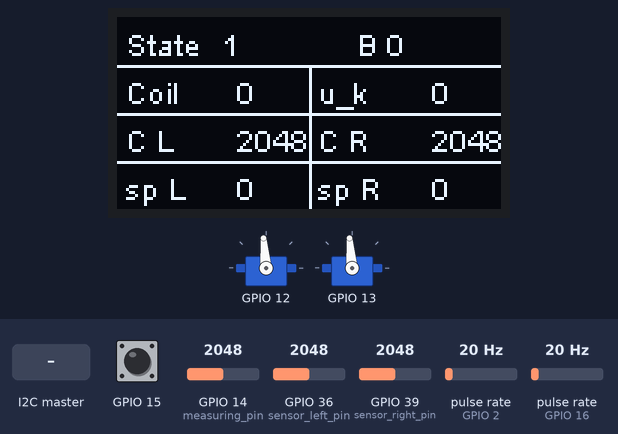
This program was run on a simulated ESP32. Shown: 128×64 one-colour display, 2 × servo. Wiring (inferred from the names in the program): 2 × pulse sensor: data GPIO 2 / data GPIO 16. The inputs (shaded band) are chosen by the test bench; at power-on: GPIO 36 (sensor_left_pin) = 2048, GPIO 39 (sensor_right_pin) = 2048, GPIO 14 (measuring_pin) = 2048, GPIO 15 HIGH, pulse rate (sensors on GPIO 2, GPIO 16) 20 Hz. What the program prints to the serial monitor is not drawn.

Above: at 5.8 s.
5.9 s: GPIO 36 (sensor_left_pin) set to 1998
At 7.0 s:
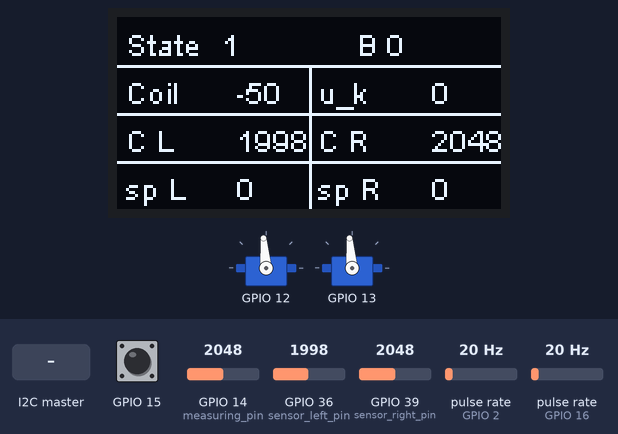
7.4 s: the I2C master sends the byte 1
At 8.4 s:
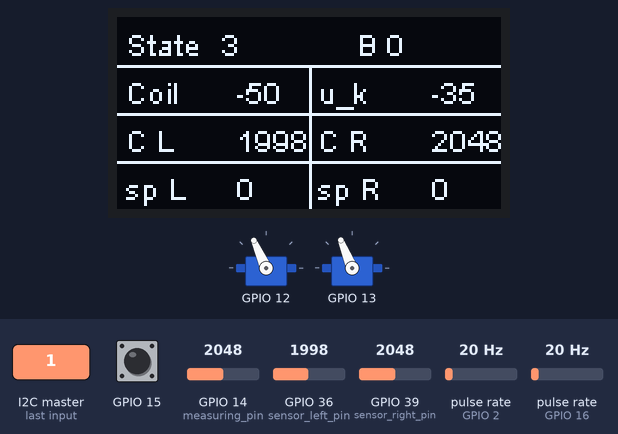
9.6 s: GPIO 39 (sensor_right_pin) set to 2866
At 11.8 s:
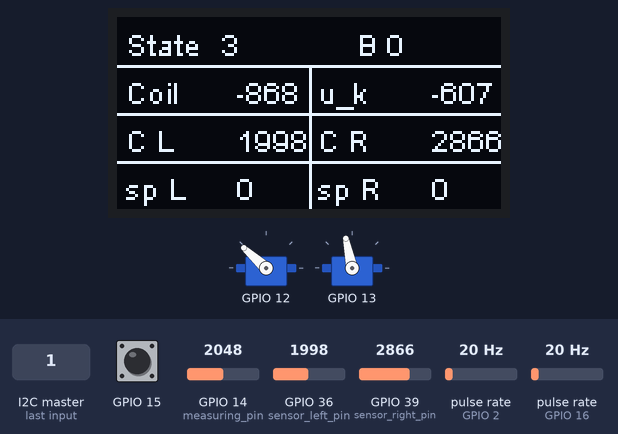
15.5 s: GPIO 39 (sensor_right_pin) set to 1960
At 17.5 s:
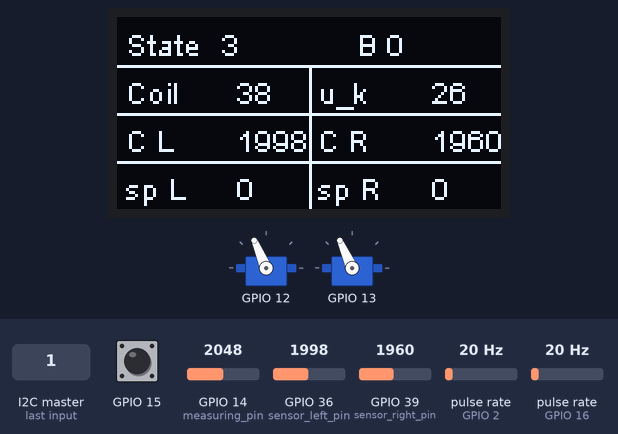
21.4 s: GPIO 36 (sensor_left_pin) set to 122
At 23.4 s:
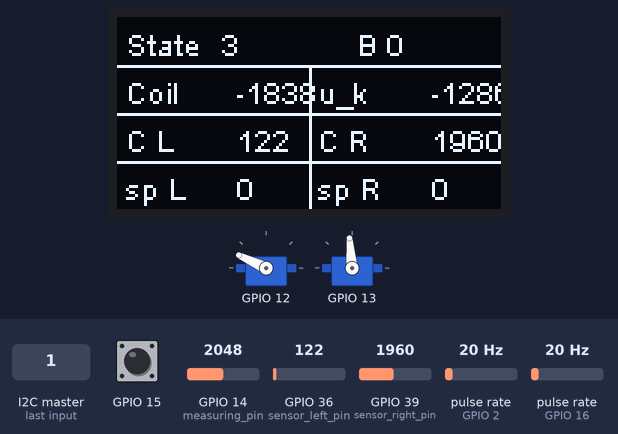
Timing chart, 0 to 24.9 s (numbered marks = the images above; inputs shaded):
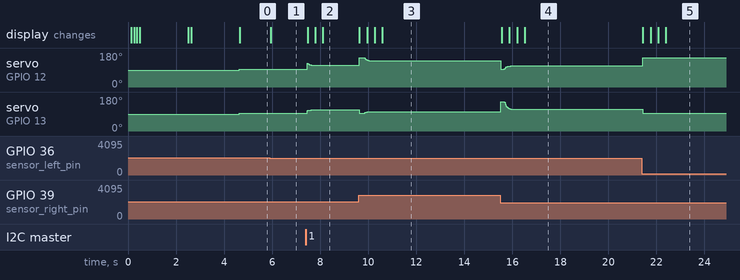

The program:

main.cpp
```cpp
#include <Arduino.h>
#include "configuration.h"
#include "helpers.h"
#include "display.h"
#include "coil-sensor.h"
#include "motors.h"
#include "i2c.h"
#include "remote-control.h"
#include "start-button.h"
#include "battery-monitoring.h"
#include "deviation-controller.h"
#include "state-machine.h"

#ifdef WIFI_ENABLED
  #include "EspWiFi.h"
  #include <ESPAsyncWebServer.h>
  #include <AsyncElegantOTA.h>
  #include "credentials.h"
  // Create AsyncWebServer object on port 80
  AsyncWebServer server(80);
#endif

int16_t MMpS_Left, MMpS_Right;
uint8_t speedVal, batPct;
int16_t steeringVal;
bool connected;
int16_t deviationValue;
uint16_t sensorValues[2];
int16_t motorValues[2];

void setup() {
  // put your setup code here, to run once:
#ifdef DEBUGGING_ENABLED
  Serial.begin(115200);
#endif
  Display_Init();
  CoilSensor_Init();

#ifdef COMMUNICATION_ENABLED
  Display_ShowInitText(String("Init i2c communication..."));
  I2C_Init();
#endif

  Display_ShowInitText(String("Init battery monitoring..."));
  BatteryMonitoring_Init();
  delay(100);

  Display_ShowInitText(String("Init start button..."));
  StartButton_Init();
  delay(100);

  Display_ShowInitText(String("Init remote control..."));
  RemoteControl_Init();
  delay(100);

  Display_ShowInitText(String("Init deviation controller ..."));
  DeviationController_Init();
  delay(100);

  Display_ShowInitText(String("Init motors..."));
  Motors_Init();

  Display_ShowInitText(String("Init state machine..."));
  StateMachine_Init();
  delay(100);

#ifdef WIFI_ENABLED
  Display_ShowInitText(String("Init WiFi..."));
  EspWiFi_Init();
  bool connected = EspWiFi_Connect(WIFI_SSID, WIFI_PASSPHRASE, 10);
  if(connected) { Display_ShowInitText("WiFi: " + EspWiFi_GetIPv4String()); }
  else {Display_ShowInitText(String("Could not connect to WiFi"));}
  delay(1000);

  // Start ElegantOTA
  AsyncElegantOTA.setID("PREN_T9_ESP32");
  AsyncElegantOTA.begin(&server);
  // Start server
  server.begin();
#endif


  Display_ShowInitText(String("Init done"));
  delay(2000);
  Display_Clear();

  // device ready
  StateMachine_SetCurrentState(DeviceState::Ready);
}

void loop() {

  // if there is a button event
  if(StartButton_GetEventHappened())
  {
    DeviceState currentState = StateMachine_GetCurrentState();
    // set to normal speed if device is ready or stopped
    if(currentState == DeviceState::Ready || currentState == DeviceState::Stopped)
    {
      StateMachine_SetCurrentState(DeviceState::NormSpeed);
    }
    // stop device if the button is pressed during drive
    if(currentState == DeviceState::NormSpeed || currentState ==  DeviceState::RedSpeed)
    {
      StateMachine_SetCurrentState(DeviceState::Stopped);
    }
    delay(100); // debounce
  }

  /* HANDLE INPUTS */
  MMpS_Left = Motors_GetMMpSL();
  MMpS_Right = Motors_GetMMpSR();
  byte informationalSpeed = (MMpS_Left + MMpS_Right) / 20;  // calculate speed

  batPct = BatteryMonitoring_GetPercent();

  // get remote control data (motor test)
  speedVal = RemoteControl_GetThrottle();
  steeringVal = RemoteControl_GetSteering();
  connected = RemoteControl_GetConnectedState();

  /* HANDLE Communication */
  // update outgoing data (state / batteryLevel / speed)
  I2C_SetBatteryLevel((byte)batPct);
  I2C_SetDeviceState((byte)StateMachine_GetCurrentState());
  I2C_SetSetSpeed(informationalSpeed);
#ifdef COMMUNICATION_ENABLED
  Command driveCommand = I2C_Handle();
  switch (driveCommand)
  {
  case SpeedDown:
    StateMachine_SetCurrentState(DeviceState::RedSpeed);
    break;

  case SpeedUp:
    StateMachine_SetCurrentState(DeviceState::NormSpeed);
    break;

  case Stop:
    StateMachine_SetCurrentState(DeviceState::Stopped);
    break;
  case None:
  default:
    break;
  }
#endif

  /* HANDLE COIL SENSOR VALUES */
  // read individual sensor values
  CoilSensor_ReadIndividualValues(sensorValues);
  // calculate deviation
  deviationValue = (int16_t)((uint16_t)sensorValues[0]) - (int16_t)((uint16_t)sensorValues[1]);

#ifdef REMOTE_CONTROL_ENABLED
  // set motor speed according to remote control
  Motors_ForwardAndSteering(speedVal, steeringVal);
#endif

#ifdef AUTOMATED_DRIVING_ENABLED
  // let deviation controller calculate
  DeviationController_CalcIndividualMotorPower(StateMachine_GetSpeedApropriateToState(), sensorValues, motorValues);
  // set power for motor
  Motors_LeftRightIndividual(motorValues[0], motorValues[1]);
#endif

  // update display
  Display_Clear();
  Display_SetupBase();
  Display_UpdateNewValues(StateMachine_GetCurrentState(), batPct, connected, deviationValue, GetUk(), (int)sensorValues[0], (int)sensorValues[1], MMpS_Left, MMpS_Right);

  delayMicroseconds(200);
}
```

battery-monitoring.h
```cpp
#ifndef BATTERY_MONITORING_H_
#define BATTERY_MONITORING_H_

#include <Arduino.h>

/* initialization */
void BatteryMonitoring_Init();

/* returns battery voltage in millivolts  */
double BatteryMonitoring_GetBatteryVoltage();

/* get percentage of battery */
uint8_t BatteryMonitoring_GetPercent();

/* returns true if a critical charge is reached, otherwise false */
bool BatteryMonitoring_CriticalCharge();

#endif
```

coil-sensor.h
```cpp
#ifndef COIL_SENSOR_H_
#define COIL_SENSOR_H_

#include <Arduino.h>

/* initialization */
void CoilSensor_Init(void);

/* read the coil sensor value, returned: difference between L & R sensor
 * for a negative value the cable is more left than right.
 */
int16_t CoilSensor_ReadDeviation();

/* reads the coil sensor values,
   returns individual values for left an right sensor
   left value stored in element 0 of the array, right value in element 1
   Values reach from 0...4096
*/
void CoilSensor_ReadIndividualValues(uint16_t *sensorValueArray);

#endif
```

deviation-controller.h
```cpp
#ifndef DEVIATION_CONTROLLER_H_
#define DEVIATION_CONTROLLER_H_

#include <Arduino.h>

/* initialization */
void DeviationController_Init(void);
/* de-initialization */
void DeviationController_Deinit(void);

/* debug getters */
int16_t GetUk();
int16_t GetUd();
int16_t GetUp();

/* Calculate steering value according to deviation
 * out value: -127 ... 127
 */
int16_t DeviationController_CalcSteering(int16_t deviation);

/* Calculate motor power of left and right motor
   according to left and right sensor value
   requested speed 0 ... 1000 mm/s
   sensor left and right values reach from 0 ... 4096
   motor left and right values shall reach from -255 ... 255
 */
void DeviationController_CalcIndividualMotorPower(uint16_t requestedSpeed, uint16_t *sensorValuesArray, int16_t *motorControlArray);

#endif
```

display.h
```cpp
#ifndef DISPLAY_H_
#define DISPLAY_H_

#include <Arduino.h>

/* initialization */
void Display_Init();


/* shows a text on the display and the logo */
void Display_ShowInitText(String text);

/* Setup the base structure of the display */
void Display_SetupBase();

/* Update the values displayed on the base structure of the display. */
void Display_UpdateNewValues(int state, int batPct, bool connected, int valTL, int valTR, int valML, int valMR, int valBL, int valBR);

/* Show a text on the display, x, y, text */
void Display_ShowText(int16_t, int16_t, String);

/* clear complete content of display */
void Display_Clear();

#endif
```

helpers.h
```cpp
#ifndef HELPERS_H_
#define HELPERS_H_

#include <Arduino.h>

/* prints a description + value line to the serial monitor */
void Helpers_SerialPrintLnAndVal(String, uint16_t);

/* prints a description + value line for two values to the serial monitor */
void Helpers_SerialPrintLnAndTwoVals(String text, uint16_t value, String text2, uint16_t value2);

/* maps a value to another range, limits input value to in_min and in_max */
long Helpers_LimitedMap(long x, long in_min, long in_max, long out_min, long out_max);

#endif
```

i2c.h
```cpp
#ifndef I2C_H_
#define I2C_H_

#include <Arduino.h>

typedef enum
{
    None = 0,
    SpeedDown = 1,
    SpeedUp = 2,
    Stop = 3
} Command;

void I2C_Init(void);

Command I2C_Handle(void);

void I2C_SetDeviceState(byte);
void I2C_SetBatteryLevel(byte);
void I2C_SetSetSpeed(byte);

#endif
```

motors.h
```cpp
#ifndef MOTORS_H_
#define MOTORS_H_

#include <Arduino.h>

enum MotorState
{
    UnknownMotorState = 0,
    Forward = 1,
    SwitchingBackward = 2,
    Backward = 3,
    SwitchingForward = 4
};

/* initialization */
void Motors_Init(void);
/* de-initialization */
void Motors_Deinit(void);
/* handle internal stuff, function to call in super loop (peridocally) */
void Motors_Handle(void);


/* move device forward, int = rpm */
void Motors_Forward(int);

/* move device forward with steering capability
   speed: 0...255 speed
   steeringVal: -255 ... +255 (amount left or right), negative is left
*/
void Motors_ForwardAndSteering(uint8_t speed, int16_t steeringVal);

/* individually control device motors
   left: -255...255 power for left motor
   right: -255...255 power for right motor
*/
void Motors_LeftRightIndividual(int16_t left, int16_t right);

/* get left motors current rpm */
int16_t Motors_GetRpmL();
/* get right motors current rpm */
int16_t Motors_GetRpmR();

/* get left motors current millimeters per second */
int16_t Motors_GetMMpSL();
/* get right motors current millimeters per second */
int16_t Motors_GetMMpSR();

#endif
```

remote-control.h
```cpp
#ifndef REMOTE_CONTROL_H_
#define REMOTE_CONTROL_H_

#include <Arduino.h>

void RemoteControl_Init();

uint8_t RemoteControl_GetThrottle();
int16_t RemoteControl_GetSteering();
bool RemoteControl_GetConnectedState();

#endif
```

speedcontroller.h
```cpp
#ifndef SPEEDCONTROLLER_H_
#define SPEEDCONTROLLER_H_

#include <Arduino.h>

/* initialization */
void SpeedController_Init(void);
/* de-initialization */
void SpeedController_Deinit(void);

/* Calculate amount of motor power to provide according to set point
 * setPointL: [mm/s]
 */
int16_t SpeedController_CalcMotorPowerL(int setPointL);

/* Calculate amount of motor power to provide according to set point
 * setPointR: [mm/s]
 */
int16_t SpeedController_CalcMotorPowerR(int setPointR);

#endif
```

start-button.h
```cpp
#ifndef START_BUTTON_H_
#define START_BUTTON_H_

#include <Arduino.h>

/* initialization */
void StartButton_Init(void);
/* de-initialization */
void StartButton_Deinit(void);


/* returns if a button event happened
   after calling this method, a potential button event is reset
   example: Function returns true because button was pressed, next time the function is called it returns false again*/
bool StartButton_GetEventHappened(void);

/* gets the state of the button.
   returns: pressed = true, not pressed = false
*/
bool StartButton_GetState(void);

#endif
```

state-machine.h
```cpp
#ifndef STATE_MACHINE_H_
#define STATE_MACHINE_H_

#include <Arduino.h>

typedef enum {
    UnknownDeviceState = 0,
    Ready = 1,
    NormSpeed = 2,
    RedSpeed = 3,
    Stopped = 4
} DeviceState;


/* module initialization */
void StateMachine_Init(void);

/* module de-initialization */
void StateMachine_Deinit(void);

/* set current state */
void StateMachine_SetCurrentState(DeviceState newState);

/* get current state */
DeviceState StateMachine_GetCurrentState();

/* returns the motor speed according to the device state */
int StateMachine_GetSpeedApropriateToState();


#endif
```

battery-monitoring.cpp
```cpp
#include <Arduino.h>
#include "battery-monitoring.h"
#include "helpers.h"

/* PINS */
const int measuring_pin = 14;

/* CONSTANTS */
const double scalingFactor = 2.7447;                // = 1/(47/129)
const double milliVoltsPerAnalogVal = 0.080566;     // = (330/4096);
const int millisBetweenBatteryMeasurement = 2000;   // milliseconds between battery measurement

/* VARIABLES */
static double batteryVoltage;       // stores battery voltage in millivolts
static long lastBatteryMeasurement; // stores last battery measurement millis

void BatteryMonitoring_Init()
{
    pinMode(measuring_pin, INPUT);
    batteryVoltage = 0;
    lastBatteryMeasurement = 0;
}

/* returns battery voltage in millivolts  */
double BatteryMonitoring_GetBatteryVoltage()
{
    unsigned long now = millis();
    // request battery voltage from sensor if measurement is overdue
    if(now - lastBatteryMeasurement > millisBetweenBatteryMeasurement)
    {
        double voltage  = analogRead(measuring_pin) * milliVoltsPerAnalogVal; // get voltage in millivolts
        voltage = voltage * scalingFactor; // multiply by voltage divider constant
        Helpers_SerialPrintLnAndVal("Battery voltage measured:", (uint16_t)voltage);
        batteryVoltage = voltage;  // set stored value

        // set now as last measurement time
        lastBatteryMeasurement = now;
    }

    return batteryVoltage;
}

uint8_t BatteryMonitoring_GetPercent()
{
    long battery_mv = (long)BatteryMonitoring_GetBatteryVoltage();
    if(battery_mv <= 720)
    {
        return 0;
    }
    if(battery_mv >= 840)
    {
        return 100;
    }

    return (uint8_t)map(battery_mv, 720, 840, 1, 99);
}

bool BatteryMonitoring_CriticalCharge()
{
    if(BatteryMonitoring_GetBatteryVoltage() < 740.0)
    {
        return true;
    }
    return false;
}
```

coil-sensor.cpp
```cpp
#include "coil-sensor.h"
#include "configuration.h"

const int sensor_left_pin = 36;
const int sensor_right_pin = 39;

// values for lowpass filter
const float KpLF = 1.0f;
const float TauLF = 0.5f;
float y_lf_l_1 = 0;         // last value of low pass filtered sensor signal LEFT
float y_lf_r_1 = 0;         // last value of low pass filtered sensor signal RIGHT
float y_lf_l = 0;           // current value of low pass filtered sensor signal LEFT
float y_lf_r = 0;           // current value of low pass filtered sensor signal LEFT

// declaration
static uint16_t readLeft(void);
static uint16_t readRight(void);

void CoilSensor_Init(void)
{
    // reset values
    y_lf_l_1 = 0;
    y_lf_r_1 = 0;
    y_lf_l = 0;
    y_lf_r = 0;

    pinMode(sensor_left_pin, INPUT);
    pinMode(sensor_right_pin, INPUT);
    Serial.println("Coil Sensor initialized.");
}

int16_t CoilSensor_ReadDeviation()
{
    uint16_t leftVal = readLeft();
    uint16_t rightVal = readRight();

    int16_t difference = (int16_t)leftVal - (int16_t)rightVal;

    return difference;
}

void CoilSensor_ReadIndividualValues(uint16_t *sensorValueArray)
{
    /* PT1 lowpass filter on sensor values */
    // calculate current values
    y_lf_l = y_lf_l_1 + (KpLF * (float)readLeft() - y_lf_l_1) * (T_MS/TauLF);
    y_lf_r = y_lf_r_1 + (KpLF * (float)readRight() - y_lf_r_1) * (T_MS/TauLF);
    // store old values
    y_lf_l_1 = y_lf_l;
    y_lf_r_1 = y_lf_r;

    sensorValueArray[0] = readLeft();
    sensorValueArray[1] = readRight();
}

static uint16_t readLeft(void){
    return analogRead(sensor_left_pin);
}

static uint16_t readRight(void){
    return analogRead(sensor_right_pin);
}
```

helpers.cpp
```cpp
#include "helpers.h"
#include "configuration.h"

void Helpers_SerialPrintLnAndVal(String text, uint16_t value)
{
#ifdef DEBUGGING_ENABLED
    Serial.print(text);
    Serial.print(value);
    Serial.print("\n");
#endif
}

void Helpers_SerialPrintLnAndTwoVals(String text, uint16_t value, String text2, uint16_t value2)
{
#ifdef DEBUGGING_ENABLED
    Serial.print(text);
    Serial.print(value);
    Serial.print(text2);
    Serial.print(value2);
    Serial.print("\n");
#endif
}

long Helpers_LimitedMap(long x, long in_min, long in_max, long out_min, long out_max) {
    // limit values
    if(x > in_max) { x = in_max; }
    else if(x < in_min) { x = in_min; };

    const long run = in_max - in_min;
    if(run == 0){
        log_e("map(): Invalid input range, min == max");
        return -1; // AVR returns -1, SAM returns 0
    }
    const long rise = out_max - out_min;
    const long delta = x - in_min;
    return (delta * rise) / run + out_min;
}
```

i2c.cpp
```cpp
#include <Arduino.h>
#include <Wire.h>
#include "i2c.h"
#include "display.h"
#include "configuration.h"

#define SDA_PIN 25
#define SCL_PIN 26
#define I2C_SLAVE_ADDR 0x40           // I2C Adresse vom Slave (ESP32)

// vars
static Command command = Command::None;
byte state = 0, batteryLevel = 0, speed = 0;  // variables that will be send to master

// function declaration
static void receiveData(int byteCount);
static void sendData(void);

void I2C_Init() {
#ifdef COMMUNICATION_ENABLED
    bool res = Wire1.begin((uint8_t)I2C_SLAVE_ADDR, SDA_PIN, SCL_PIN, 400000);
    if (!res) {
#ifdef DEBUGGING_ENABLED
        Serial.println("I2C slave init failed");
#endif
        Display_Clear();
        Display_ShowText(15, 15, String("I2C slave init failed"));
        while(res == false) {
            delay(1000);
            res = Wire1.begin((uint8_t)I2C_SLAVE_ADDR, SDA_PIN, SCL_PIN, 400000);
        }
    }

    Wire1.onReceive(receiveData);
    Wire1.onRequest(sendData);

#ifdef DEBUGGING_ENABLED
    Serial.println("I2C slave init done");
#endif
#endif
}

Command I2C_Handle()
{
    if(command != Command::None) {
        Command command_out = command;
        command = Command::None;
        return command_out;
    }
    return Command::None;
}

// function that runs whenever the master sends an empty packet.
// this function is registered as an event, see setup().
// do not perform time-consuming tasks inside this function,
// do them elsewhere and simply read the data you wish to
// send inside here.
static void sendData(void) {
    byte data [] = {state, batteryLevel, speed};
    Wire1.write(data, 3);
    Serial.print("Data sent: [");
    for (uint8_t i = 0; i < 3; i++)
    {
        Serial.print(data[i]);
        if(i==2) { Serial.println("]"); }
        else     { Serial.print(", "); }
    }
}

// function that executes whenever a complete and valid packet
// is received from master
// this function is registered as an event, see setup()
static void receiveData(int howMany) {

    while(Wire1.available()) {
        int recieved = Wire1.read();
        Serial.print("Data received: ");
        Serial.println(recieved);
        if      (recieved == 0) { command = Command::None; }
        else if (recieved == 1) { command = Command::SpeedDown; }
        else if (recieved == 2) { command = Command::SpeedUp; }
        else if (recieved == 3) { command = Command::Stop; }
        else {
            Serial.println("Unknown I2C command arrived");
        }
    }
}

// getters & setters
void I2C_SetDeviceState(byte pState) {

    state = pState;
}
void I2C_SetBatteryLevel(byte pBatteryLevel) {

    batteryLevel = pBatteryLevel;
}
void I2C_SetSetSpeed(byte pSetSpeed) {
    speed = pSetSpeed;
}
```

Source omitted: deviation-controller.cpp (4383 bytes), display.cpp (5460 bytes), motors.cpp (6995 bytes), remote-control.cpp (1572 bytes), speedcontroller.cpp (312 bytes), start-button.cpp (744 bytes), state-machine.cpp (936 bytes), configuration.h (430 bytes)

Measured:
- the behaviour switches between 2048 and 2047 on GPIO 36 (sensor_left_pin) (found by bisection; images 0 and 1)
- after the input at 5.9 s, the display: changes after 0.05 s (image 1)
- after the input at 7.4 s, servo on GPIO 12: 95° → 115° after 0.06 s, → 114° 0.55 s later; servo on GPIO 13: 95° → 111° after 0.06 s, → 112° 0.17 s later; the display: first changes after 0.08 s (image 2 shows a later state)
- after the input at 9.6 s, servo on GPIO 13: 112° → 95° at once, → 101° 0.23 s later, → 102° 0.20 s later; the display: first changes at once (image 3 shows a later state)
- after the input at 15.5 s, the display: first changes after 0.07 s (image 4 shows a later state)
- after the input at 21.4 s, servo on GPIO 12: 113° → 155° at once; servo on GPIO 13: 114° → 95° at once; the display: first changes at once (image 5 shows a later state)
